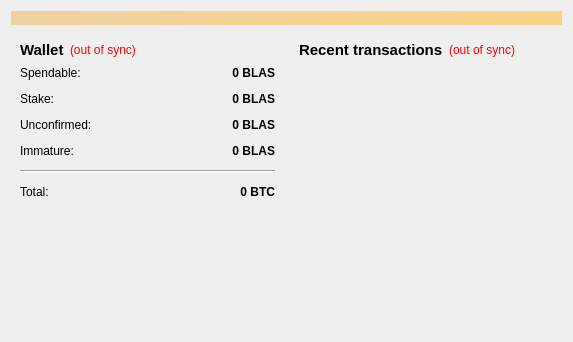
<?xml version="1.0" encoding="UTF-8"?>
<ui version="4.0">
 <class>OverviewPage</class>
 <widget class="QWidget" name="OverviewPage">
  <property name="geometry">
   <rect>
    <x>0</x>
    <y>0</y>
    <width>573</width>
    <height>342</height>
   </rect>
  </property>
  <property name="windowTitle">
   <string>Form</string>
  </property>
  <layout class="QVBoxLayout" name="topLayout">
   <item>
    <widget class="QLabel" name="labelAlerts">
     <property name="visible">
      <bool>false</bool>
     </property>
     <property name="styleSheet">
      <string notr="true">background-color: qlineargradient(x1: 0, y1: 0, x2: 1, y2: 0, stop:0 #F0D0A0, stop:1 #F8D488);  color:#000000
</string>
     </property>
     <property name="wordWrap">
      <bool>true</bool>
     </property>
     <property name="margin">
      <number>3</number>
     </property>
    </widget>
   </item>
   <item>
    <layout class="QHBoxLayout" name="horizontalLayout" stretch="1,1">
     <item>
      <layout class="QVBoxLayout" name="verticalLayout_2">
       <item>
        <widget class="QWidget" name="widget" native="true">
         <layout class="QVBoxLayout" name="verticalLayout_4">
          <item>
           <layout class="QHBoxLayout" name="horizontalLayout_4">
            <item>
             <widget class="QLabel" name="label_5">
              <property name="font">
               <font>
                <pointsize>11</pointsize>
                <weight>75</weight>
                <bold>true</bold>
               </font>
              </property>
              <property name="text">
               <string>Wallet</string>
              </property>
             </widget>
            </item>
            <item>
             <widget class="QLabel" name="labelWalletStatus">
              <property name="toolTip">
               <string>The displayed information may be out of date. Your wallet automatically synchronizes with the BlakeStar network after a connection is established, but this process has not completed yet.</string>
              </property>
              <property name="styleSheet">
               <string notr="true">QLabel { color: red; }</string>
              </property>
              <property name="text">
               <string notr="true">(out of sync)</string>
              </property>
              <property name="alignment">
               <set>Qt::AlignLeading|Qt::AlignLeft|Qt::AlignVCenter</set>
              </property>
             </widget>
            </item>
            <item>
             <spacer name="horizontalSpacer_2">
              <property name="orientation">
               <enum>Qt::Horizontal</enum>
              </property>
              <property name="sizeHint" stdset="0">
               <size>
                <width>40</width>
                <height>20</height>
               </size>
              </property>
             </spacer>
            </item>
           </layout>
          </item>
          <item>
           <layout class="QFormLayout" name="formLayout_2">
            <property name="fieldGrowthPolicy">
             <enum>QFormLayout::AllNonFixedFieldsGrow</enum>
            </property>
            <property name="horizontalSpacing">
             <number>12</number>
            </property>
            <property name="verticalSpacing">
             <number>12</number>
            </property>
            <item row="0" column="0">
             <widget class="QLabel" name="label">
              <property name="text">
               <string>Spendable:</string>
              </property>
             </widget>
            </item>
            <item row="0" column="1">
             <widget class="QLabel" name="labelBalance">
              <property name="font">
               <font>
                <weight>75</weight>
                <bold>true</bold>
               </font>
              </property>
              <property name="cursor">
               <cursorShape>IBeamCursor</cursorShape>
              </property>
              <property name="toolTip">
               <string>Your current spendable balance</string>
              </property>
              <property name="text">
               <string notr="true">0 BLAS</string>
              </property>
              <property name="alignment">
               <set>Qt::AlignRight|Qt::AlignTrailing|Qt::AlignVCenter</set>
              </property>
              <property name="textInteractionFlags">
               <set>Qt::LinksAccessibleByMouse|Qt::TextSelectableByKeyboard|Qt::TextSelectableByMouse</set>
              </property>
             </widget>
            </item>
            <item row="1" column="0">
             <widget class="QLabel" name="label_6">
              <property name="text">
               <string>Stake:</string>
              </property>
             </widget>
            </item>
            <item row="1" column="1">
             <widget class="QLabel" name="labelStake">
              <property name="font">
               <font>
                <weight>75</weight>
                <bold>true</bold>
               </font>
              </property>
              <property name="cursor">
               <cursorShape>IBeamCursor</cursorShape>
              </property>
              <property name="toolTip">
               <string>Total of coins that was staked, and do not yet count toward the current balance</string>
              </property>
              <property name="text">
               <string notr="true">0 BLAS</string>
              </property>
              <property name="alignment">
               <set>Qt::AlignRight|Qt::AlignTrailing|Qt::AlignVCenter</set>
              </property>
              <property name="textInteractionFlags">
               <set>Qt::LinksAccessibleByMouse|Qt::TextSelectableByKeyboard|Qt::TextSelectableByMouse</set>
              </property>
             </widget>
            </item>
            <item row="2" column="0">
             <widget class="QLabel" name="label_3">
              <property name="text">
               <string>Unconfirmed:</string>
              </property>
             </widget>
            </item>
            <item row="2" column="1">
             <widget class="QLabel" name="labelUnconfirmed">
              <property name="font">
               <font>
                <weight>75</weight>
                <bold>true</bold>
               </font>
              </property>
              <property name="cursor">
               <cursorShape>IBeamCursor</cursorShape>
              </property>
              <property name="toolTip">
               <string>Total of transactions that have yet to be confirmed, and do not yet count toward the current balance</string>
              </property>
              <property name="text">
               <string notr="true">0 BLAS</string>
              </property>
              <property name="alignment">
               <set>Qt::AlignRight|Qt::AlignTrailing|Qt::AlignVCenter</set>
              </property>
              <property name="textInteractionFlags">
               <set>Qt::LinksAccessibleByMouse|Qt::TextSelectableByKeyboard|Qt::TextSelectableByMouse</set>
              </property>
             </widget>
            </item>
            <item row="3" column="0">
             <widget class="QLabel" name="labelImmatureText">
              <property name="text">
               <string>Immature:</string>
              </property>
             </widget>
            </item>
            <item row="3" column="1">
             <widget class="QLabel" name="labelImmature">
              <property name="font">
               <font>
                <weight>75</weight>
                <bold>true</bold>
               </font>
              </property>
              <property name="toolTip">
               <string>Mined balance that has not yet matured</string>
              </property>
              <property name="text">
               <string notr="true">0 BLAS</string>
              </property>
              <property name="alignment">
               <set>Qt::AlignRight|Qt::AlignTrailing|Qt::AlignVCenter</set>
              </property>
              <property name="textInteractionFlags">
               <set>Qt::LinksAccessibleByMouse|Qt::TextSelectableByKeyboard|Qt::TextSelectableByMouse</set>
              </property>
             </widget>
            </item>
            <item row="4" column="0" colspan="2">
             <widget class="Line" name="line">
              <property name="orientation">
               <enum>Qt::Horizontal</enum>
              </property>
             </widget>
            </item>
            <item row="5" column="0">
             <widget class="QLabel" name="labelTotalText">
              <property name="text">
               <string>Total:</string>
              </property>
             </widget>
            </item>
            <item row="5" column="1">
             <widget class="QLabel" name="labelTotal">
              <property name="font">
               <font>
                <weight>75</weight>
                <bold>true</bold>
               </font>
              </property>
              <property name="cursor">
               <cursorShape>IBeamCursor</cursorShape>
              </property>
              <property name="toolTip">
               <string>Your current total balance</string>
              </property>
              <property name="text">
               <string notr="true">0 BTC</string>
              </property>
              <property name="alignment">
               <set>Qt::AlignRight|Qt::AlignTrailing|Qt::AlignVCenter</set>
              </property>
              <property name="textInteractionFlags">
               <set>Qt::LinksAccessibleByMouse|Qt::TextSelectableByKeyboard|Qt::TextSelectableByMouse</set>
              </property>
             </widget>
            </item>
           </layout>
          </item>
         </layout>
        </widget>
       </item>
       <item>
        <spacer name="verticalSpacer">
         <property name="orientation">
          <enum>Qt::Vertical</enum>
         </property>
         <property name="sizeHint" stdset="0">
          <size>
           <width>20</width>
           <height>40</height>
          </size>
         </property>
        </spacer>
       </item>
      </layout>
     </item>
     <item>
      <layout class="QVBoxLayout" name="verticalLayout_3">
       <item>
        <widget class="QWidget" name="widget_2" native="true">
         <layout class="QVBoxLayout" name="verticalLayout">
          <item>
           <layout class="QHBoxLayout" name="horizontalLayout_2">
            <item>
             <widget class="QLabel" name="label_4">
              <property name="font">
               <font>
                <pointsize>11</pointsize>
                <weight>75</weight>
                <bold>true</bold>
               </font>
              </property>
              <property name="text">
               <string>&lt;b&gt;Recent transactions&lt;/b&gt;</string>
              </property>
             </widget>
            </item>
            <item>
             <widget class="QLabel" name="labelTransactionsStatus">
              <property name="toolTip">
               <string>The displayed information may be out of date. Your wallet automatically synchronizes with the BlakeStar network after a connection is established, but this process has not completed yet.</string>
              </property>
              <property name="styleSheet">
               <string notr="true">QLabel { color: red; }</string>
              </property>
              <property name="text">
               <string notr="true">(out of sync)</string>
              </property>
              <property name="alignment">
               <set>Qt::AlignRight|Qt::AlignTrailing|Qt::AlignVCenter</set>
              </property>
             </widget>
            </item>
            <item>
             <spacer name="horizontalSpacer">
              <property name="orientation">
               <enum>Qt::Horizontal</enum>
              </property>
              <property name="sizeHint" stdset="0">
               <size>
                <width>40</width>
                <height>20</height>
               </size>
              </property>
             </spacer>
            </item>
           </layout>
          </item>
          <item>
           <widget class="QListView" name="listTransactions">
            <property name="styleSheet">
             <string notr="true">QListView { background: transparent; }</string>
            </property>
            <property name="frameShape">
             <enum>QFrame::NoFrame</enum>
            </property>
            <property name="verticalScrollBarPolicy">
             <enum>Qt::ScrollBarAlwaysOff</enum>
            </property>
            <property name="horizontalScrollBarPolicy">
             <enum>Qt::ScrollBarAlwaysOff</enum>
            </property>
            <property name="selectionMode">
             <enum>QAbstractItemView::NoSelection</enum>
            </property>
           </widget>
          </item>
         </layout>
        </widget>
       </item>
      </layout>
     </item>
    </layout>
   </item>
  </layout>
 </widget>
 <resources/>
 <connections/>
</ui>
